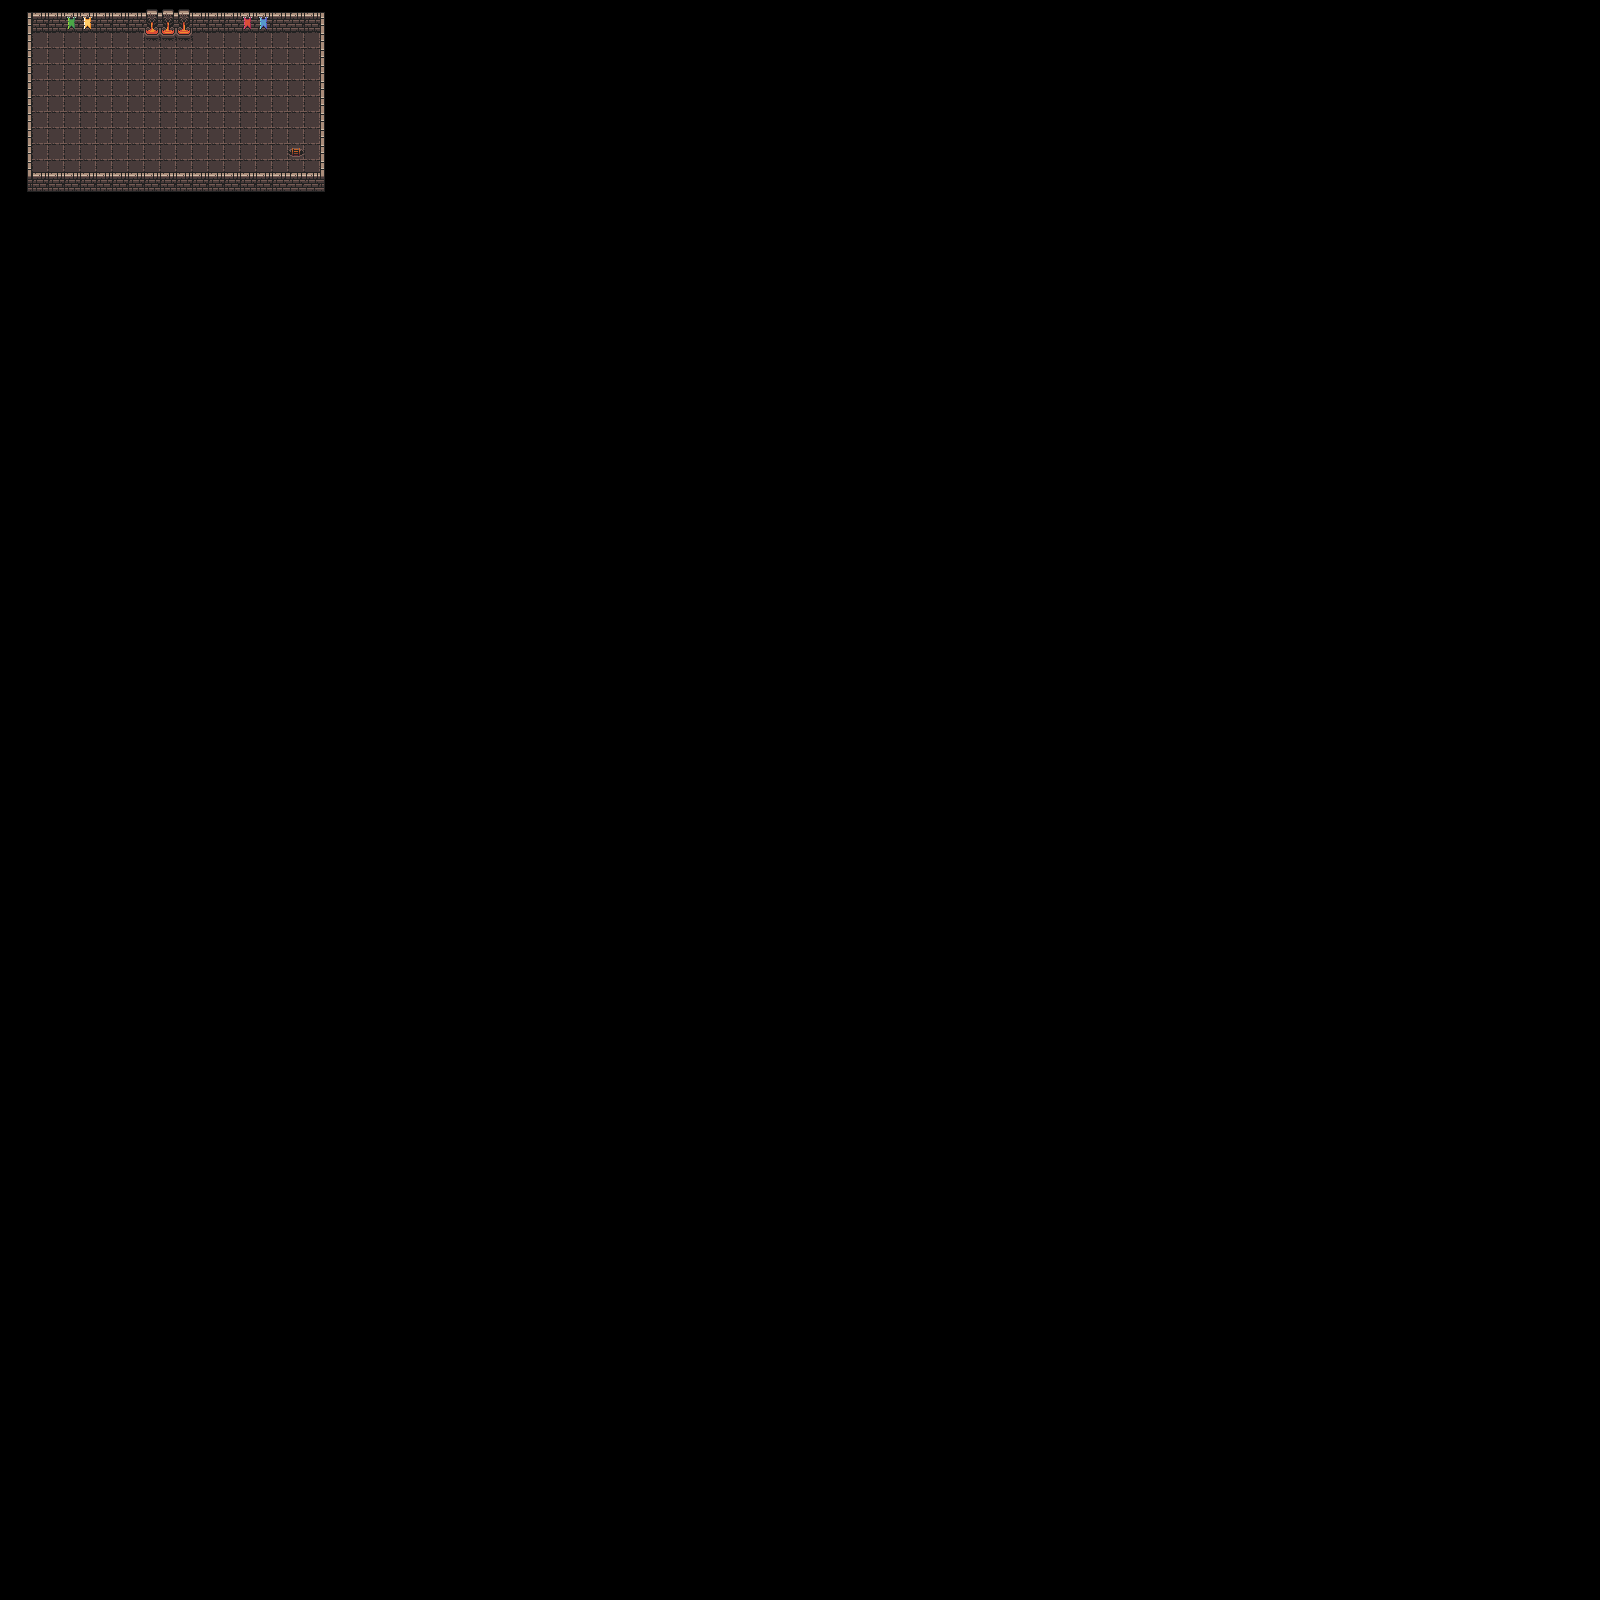

Rendered tile map (Tiled .tmx) drawn with the repository's tilesets; below, a short description and the map source with its tile grids summarised:
An orthogonal 100x100 tile map with 16x16 px tiles, 2 tile layers (Ground, Walls) and 6 objects (2x FloorSwitchOpenChest, NamedChest).

<map version="1.10" tiledversion="1.11.0" orientation="orthogonal" renderorder="right-down" width="100" height="100" tilewidth="16" tileheight="16" infinite="0" nextlayerid="6" nextobjectid="9">
 <editorsettings>
  <export target="dungeon-01.json" format="json" />
 </editorsettings>
 <tileset firstgid="1" name="dungeon" tilewidth="16" tileheight="16" tilecount="160" columns="10">
  <image source="dungeon_tiles.png" width="160" height="256" />
  <tile id="0">
   <properties>
    <property name="collides" type="bool" value="false" />
   </properties>
  </tile>
  <tile id="1">
   <properties>
    <property name="collides" type="bool" value="false" />
   </properties>
  </tile>
  <tile id="2">
   <properties>
    <property name="collides" type="bool" value="false" />
   </properties>
  </tile>
  <tile id="3">
   <properties>
    <property name="collides" type="bool" value="false" />
   </properties>
  </tile>
  <tile id="4">
   <properties>
    <property name="collides" type="bool" value="false" />
   </properties>
  </tile>
  <tile id="5">
   <properties>
    <property name="collides" type="bool" value="false" />
   </properties>
  </tile>
  <tile id="6">
   <properties>
    <property name="collides" type="bool" value="false" />
   </properties>
  </tile>
  <tile id="7">
   <properties>
    <property name="collides" type="bool" value="false" />
   </properties>
  </tile>
  <tile id="8">
   <properties>
    <property name="collides" type="bool" value="false" />
   </properties>
  </tile>
  <tile id="10">
   <properties>
    <property name="collides" type="bool" value="false" />
   </properties>
  </tile>
  <tile id="11">
   <properties>
    <property name="collides" type="bool" value="true" />
   </properties>
  </tile>
  <tile id="12">
   <properties>
    <property name="collides" type="bool" value="true" />
   </properties>
  </tile>
  <tile id="13">
   <properties>
    <property name="collides" type="bool" value="true" />
   </properties>
  </tile>
  <tile id="14">
   <properties>
    <property name="collides" type="bool" value="true" />
   </properties>
  </tile>
  <tile id="15">
   <properties>
    <property name="collides" type="bool" value="true" />
   </properties>
  </tile>
  <tile id="16">
   <properties>
    <property name="collides" type="bool" value="true" />
   </properties>
  </tile>
  <tile id="17">
   <properties>
    <property name="collides" type="bool" value="false" />
   </properties>
  </tile>
  <tile id="18">
   <properties>
    <property name="collides" type="bool" value="false" />
   </properties>
  </tile>
  <tile id="20">
   <properties>
    <property name="collides" type="bool" value="false" />
   </properties>
  </tile>
  <tile id="21">
   <properties>
    <property name="collides" type="bool" value="true" />
   </properties>
  </tile>
  <tile id="22">
   <properties>
    <property name="collides" type="bool" value="true" />
   </properties>
  </tile>
  <tile id="23">
   <properties>
    <property name="collides" type="bool" value="true" />
   </properties>
  </tile>
  <tile id="24">
   <properties>
    <property name="collides" type="bool" value="false" />
   </properties>
  </tile>
  <tile id="25">
   <properties>
    <property name="collides" type="bool" value="false" />
   </properties>
  </tile>
  <tile id="26">
   <properties>
    <property name="collides" type="bool" value="false" />
   </properties>
  </tile>
  <tile id="27">
   <properties>
    <property name="collides" type="bool" value="false" />
   </properties>
  </tile>
  <tile id="28">
   <properties>
    <property name="collides" type="bool" value="false" />
   </properties>
  </tile>
  <tile id="30">
   <properties>
    <property name="collides" type="bool" value="false" />
   </properties>
  </tile>
  <tile id="31">
   <properties>
    <property name="collides" type="bool" value="true" />
   </properties>
  </tile>
  <tile id="32">
   <properties>
    <property name="collides" type="bool" value="true" />
   </properties>
  </tile>
  <tile id="33">
   <properties>
    <property name="collides" type="bool" value="true" />
   </properties>
  </tile>
  <tile id="34">
   <properties>
    <property name="collides" type="bool" value="true" />
   </properties>
  </tile>
  <tile id="35">
   <properties>
    <property name="collides" type="bool" value="true" />
   </properties>
  </tile>
  <tile id="36">
   <properties>
    <property name="collides" type="bool" value="true" />
   </properties>
  </tile>
  <tile id="37">
   <properties>
    <property name="collides" type="bool" value="false" />
   </properties>
  </tile>
  <tile id="38">
   <properties>
    <property name="collides" type="bool" value="false" />
   </properties>
  </tile>
  <tile id="40">
   <properties>
    <property name="collides" type="bool" value="false" />
   </properties>
  </tile>
  <tile id="41">
   <properties>
    <property name="collides" type="bool" value="false" />
   </properties>
  </tile>
  <tile id="42">
   <properties>
    <property name="collides" type="bool" value="false" />
   </properties>
  </tile>
  <tile id="43">
   <properties>
    <property name="collides" type="bool" value="false" />
   </properties>
  </tile>
  <tile id="44">
   <properties>
    <property name="collides" type="bool" value="false" />
   </properties>
  </tile>
  <tile id="45">
   <properties>
    <property name="collides" type="bool" value="false" />
   </properties>
  </tile>
  <tile id="46">
   <properties>
    <property name="collides" type="bool" value="false" />
   </properties>
  </tile>
  <tile id="47">
   <properties>
    <property name="collides" type="bool" value="false" />
   </properties>
  </tile>
  <tile id="48">
   <properties>
    <property name="collides" type="bool" value="false" />
   </properties>
  </tile>
  <tile id="50">
   <properties>
    <property name="collides" type="bool" value="false" />
   </properties>
  </tile>
  <tile id="51">
   <properties>
    <property name="collides" type="bool" value="false" />
   </properties>
  </tile>
  <tile id="52">
   <properties>
    <property name="collides" type="bool" value="false" />
   </properties>
  </tile>
  <tile id="53">
   <properties>
    <property name="collides" type="bool" value="false" />
   </properties>
  </tile>
  <tile id="54">
   <properties>
    <property name="collides" type="bool" value="true" />
   </properties>
  </tile>
  <tile id="55">
   <properties>
    <property name="collides" type="bool" value="false" />
   </properties>
  </tile>
  <tile id="56">
   <properties>
    <property name="collides" type="bool" value="false" />
   </properties>
  </tile>
  <tile id="57">
   <properties>
    <property name="collides" type="bool" value="false" />
   </properties>
  </tile>
  <tile id="58">
   <properties>
    <property name="collides" type="bool" value="true" />
   </properties>
  </tile>
  <tile id="60">
   <properties>
    <property name="collides" type="bool" value="false" />
   </properties>
  </tile>
  <tile id="61">
   <properties>
    <property name="collides" type="bool" value="false" />
   </properties>
  </tile>
  <tile id="62">
   <properties>
    <property name="collides" type="bool" value="false" />
   </properties>
  </tile>
  <tile id="63">
   <properties>
    <property name="collides" type="bool" value="false" />
   </properties>
  </tile>
  <tile id="64">
   <properties>
    <property name="collides" type="bool" value="false" />
   </properties>
  </tile>
  <tile id="65">
   <properties>
    <property name="collides" type="bool" value="true" />
   </properties>
  </tile>
  <tile id="66">
   <properties>
    <property name="collides" type="bool" value="true" />
   </properties>
  </tile>
  <tile id="67">
   <properties>
    <property name="collides" type="bool" value="false" />
   </properties>
  </tile>
  <tile id="68">
   <properties>
    <property name="collides" type="bool" value="false" />
   </properties>
  </tile>
  <tile id="70">
   <properties>
    <property name="collides" type="bool" value="true" />
   </properties>
  </tile>
  <tile id="71">
   <properties>
    <property name="collides" type="bool" value="true" />
   </properties>
  </tile>
  <tile id="72">
   <properties>
    <property name="collides" type="bool" value="false" />
   </properties>
  </tile>
  <tile id="73">
   <properties>
    <property name="collides" type="bool" value="false" />
   </properties>
  </tile>
  <tile id="74">
   <properties>
    <property name="collides" type="bool" value="false" />
   </properties>
  </tile>
  <tile id="75">
   <properties>
    <property name="collides" type="bool" value="false" />
   </properties>
  </tile>
  <tile id="76">
   <properties>
    <property name="collides" type="bool" value="false" />
   </properties>
  </tile>
  <tile id="77">
   <properties>
    <property name="collides" type="bool" value="false" />
   </properties>
  </tile>
  <tile id="78">
   <properties>
    <property name="collides" type="bool" value="true" />
   </properties>
  </tile>
  <tile id="80">
   <properties>
    <property name="collides" type="bool" value="true" />
   </properties>
  </tile>
  <tile id="81">
   <properties>
    <property name="collides" type="bool" value="true" />
   </properties>
  </tile>
  <tile id="82">
   <properties>
    <property name="collides" type="bool" value="true" />
   </properties>
  </tile>
  <tile id="83">
   <properties>
    <property name="collides" type="bool" value="true" />
   </properties>
  </tile>
  <tile id="84">
   <properties>
    <property name="collides" type="bool" value="false" />
   </properties>
  </tile>
  <tile id="85">
   <properties>
    <property name="collides" type="bool" value="false" />
   </properties>
  </tile>
  <tile id="86">
   <properties>
    <property name="collides" type="bool" value="false" />
   </properties>
  </tile>
  <tile id="87">
   <properties>
    <property name="collides" type="bool" value="false" />
   </properties>
  </tile>
  <tile id="88">
   <properties>
    <property name="collides" type="bool" value="false" />
   </properties>
  </tile>
  <tile id="90">
   <properties>
    <property name="collides" type="bool" value="true" />
   </properties>
  </tile>
  <tile id="91">
   <properties>
    <property name="collides" type="bool" value="true" />
   </properties>
  </tile>
  <tile id="92">
   <properties>
    <property name="collides" type="bool" value="false" />
   </properties>
  </tile>
  <tile id="93">
   <properties>
    <property name="collides" type="bool" value="false" />
   </properties>
  </tile>
  <tile id="94">
   <properties>
    <property name="collides" type="bool" value="true" />
   </properties>
  </tile>
  <tile id="95">
   <properties>
    <property name="collides" type="bool" value="true" />
   </properties>
  </tile>
  <tile id="96">
   <properties>
    <property name="collides" type="bool" value="false" />
   </properties>
  </tile>
  <tile id="97">
   <properties>
    <property name="collides" type="bool" value="false" />
   </properties>
  </tile>
  <tile id="98">
   <properties>
    <property name="collides" type="bool" value="false" />
   </properties>
  </tile>
  <tile id="100">
   <properties>
    <property name="collides" type="bool" value="false" />
   </properties>
  </tile>
  <tile id="101">
   <properties>
    <property name="collides" type="bool" value="false" />
   </properties>
  </tile>
  <tile id="102">
   <properties>
    <property name="collides" type="bool" value="true" />
   </properties>
  </tile>
  <tile id="103">
   <properties>
    <property name="collides" type="bool" value="true" />
   </properties>
  </tile>
  <tile id="104">
   <properties>
    <property name="collides" type="bool" value="false" />
   </properties>
  </tile>
  <tile id="105">
   <properties>
    <property name="collides" type="bool" value="false" />
   </properties>
  </tile>
  <tile id="106">
   <properties>
    <property name="collides" type="bool" value="false" />
   </properties>
  </tile>
  <tile id="107">
   <properties>
    <property name="collides" type="bool" value="false" />
   </properties>
  </tile>
  <tile id="108">
   <properties>
    <property name="collides" type="bool" value="false" />
   </properties>
  </tile>
  <tile id="110">
   <properties>
    <property name="collides" type="bool" value="false" />
   </properties>
  </tile>
  <tile id="111">
   <properties>
    <property name="collides" type="bool" value="false" />
   </properties>
  </tile>
  <tile id="112">
   <properties>
    <property name="collides" type="bool" value="false" />
   </properties>
  </tile>
  <tile id="113">
   <properties>
    <property name="collides" type="bool" value="false" />
   </properties>
  </tile>
  <tile id="114">
   <properties>
    <property name="collides" type="bool" value="false" />
   </properties>
  </tile>
  <tile id="115">
   <properties>
    <property name="collides" type="bool" value="false" />
   </properties>
  </tile>
  <tile id="116">
   <properties>
    <property name="collides" type="bool" value="false" />
   </properties>
  </tile>
  <tile id="117">
   <properties>
    <property name="collides" type="bool" value="false" />
   </properties>
  </tile>
  <tile id="118">
   <properties>
    <property name="collides" type="bool" value="false" />
   </properties>
  </tile>
  <tile id="120">
   <properties>
    <property name="collides" type="bool" value="false" />
   </properties>
  </tile>
  <tile id="121">
   <properties>
    <property name="collides" type="bool" value="false" />
   </properties>
  </tile>
  <tile id="122">
   <properties>
    <property name="collides" type="bool" value="false" />
   </properties>
  </tile>
  <tile id="123">
   <properties>
    <property name="collides" type="bool" value="false" />
   </properties>
  </tile>
  <tile id="124">
   <properties>
    <property name="collides" type="bool" value="false" />
   </properties>
  </tile>
  <tile id="125">
   <properties>
    <property name="collides" type="bool" value="false" />
   </properties>
  </tile>
  <tile id="126">
   <properties>
    <property name="collides" type="bool" value="false" />
   </properties>
  </tile>
  <tile id="127">
   <properties>
    <property name="collides" type="bool" value="false" />
   </properties>
  </tile>
  <tile id="128">
   <properties>
    <property name="collides" type="bool" value="false" />
   </properties>
  </tile>
  <tile id="130">
   <properties>
    <property name="collides" type="bool" value="false" />
   </properties>
  </tile>
  <tile id="131">
   <properties>
    <property name="collides" type="bool" value="false" />
   </properties>
  </tile>
  <tile id="132">
   <properties>
    <property name="collides" type="bool" value="false" />
   </properties>
  </tile>
  <tile id="133">
   <properties>
    <property name="collides" type="bool" value="false" />
   </properties>
  </tile>
  <tile id="134">
   <properties>
    <property name="collides" type="bool" value="false" />
   </properties>
  </tile>
  <tile id="135">
   <properties>
    <property name="collides" type="bool" value="false" />
   </properties>
  </tile>
  <tile id="136">
   <properties>
    <property name="collides" type="bool" value="false" />
   </properties>
  </tile>
  <tile id="137">
   <properties>
    <property name="collides" type="bool" value="false" />
   </properties>
  </tile>
  <tile id="138">
   <properties>
    <property name="collides" type="bool" value="false" />
   </properties>
  </tile>
  <tile id="140">
   <properties>
    <property name="collides" type="bool" value="false" />
   </properties>
  </tile>
  <tile id="141">
   <properties>
    <property name="collides" type="bool" value="true" />
   </properties>
  </tile>
  <tile id="142">
   <properties>
    <property name="collides" type="bool" value="true" />
   </properties>
  </tile>
  <tile id="143">
   <properties>
    <property name="collides" type="bool" value="true" />
   </properties>
  </tile>
  <tile id="144">
   <properties>
    <property name="collides" type="bool" value="true" />
   </properties>
  </tile>
  <tile id="145">
   <properties>
    <property name="collides" type="bool" value="false" />
   </properties>
  </tile>
  <tile id="146">
   <properties>
    <property name="collides" type="bool" value="false" />
   </properties>
  </tile>
  <tile id="147">
   <properties>
    <property name="collides" type="bool" value="false" />
   </properties>
  </tile>
  <tile id="148">
   <properties>
    <property name="collides" type="bool" value="false" />
   </properties>
  </tile>
  <tile id="150">
   <properties>
    <property name="collides" type="bool" value="false" />
   </properties>
  </tile>
  <tile id="151">
   <properties>
    <property name="collides" type="bool" value="false" />
   </properties>
  </tile>
  <tile id="152">
   <properties>
    <property name="collides" type="bool" value="false" />
   </properties>
  </tile>
  <tile id="153">
   <properties>
    <property name="collides" type="bool" value="false" />
   </properties>
  </tile>
  <tile id="154">
   <properties>
    <property name="collides" type="bool" value="false" />
   </properties>
  </tile>
  <tile id="155">
   <properties>
    <property name="collides" type="bool" value="false" />
   </properties>
  </tile>
  <tile id="156">
   <properties>
    <property name="collides" type="bool" value="false" />
   </properties>
  </tile>
  <tile id="157">
   <properties>
    <property name="collides" type="bool" value="false" />
   </properties>
  </tile>
  <tile id="158">
   <properties>
    <property name="collides" type="bool" value="false" />
   </properties>
  </tile>
 </tileset>
 <layer id="2" name="Ground" width="100" height="100">
  <data>[10000 cells, 181 non-empty, 8 distinct tile ids]</data>
 </layer>
 <layer id="1" name="Walls" width="100" height="100">
  <data>[10000 cells, 123 non-empty, 24 distinct tile ids]</data>
 </layer>
 <objectgroup id="5" name="FloorSwitches">
  <object id="7" name="FloorSwitchOpenChest" gid="56" x="80" y="112" width="16" height="16">
   <properties>
    <property name="OpenChest" type="object" value="3" />
    <property name="pressEvent" value="FloorSwitchOpenChestPressed" />
    <property name="releaseEvent" value="FloorSwitchOpenChestReleased" />
    <property name="staysPressed" type="bool" value="true" />
   </properties>
  </object>
  <object id="8" name="FloorSwitchOpenChest" gid="56" x="151.667" y="146" width="16" height="16">
   <properties>
    <property name="OpenChest" type="object" value="1" />
    <property name="pressEvent" value="FloorSwitchOpenChestPressed" />
    <property name="releaseEvent" value="FloorSwitchOpenChestReleased" />
    <property name="staysPressed" type="bool" value="false" />
   </properties>
  </object>
 </objectgroup>
 <objectgroup id="3" name="Chests">
  <object id="1" gid="59" x="64" y="61.6667" width="16" height="16" />
  <object id="2" gid="59" x="272.667" y="64.6667" width="16" height="16" />
  <object id="3" name="NamedChest" gid="59" x="160" y="65" width="16" height="16" />
 </objectgroup>
 <objectgroup id="4" name="Lizards">
  <object id="4" gid="79" x="223" y="143.667" width="16" height="16" />
 </objectgroup>
</map>
